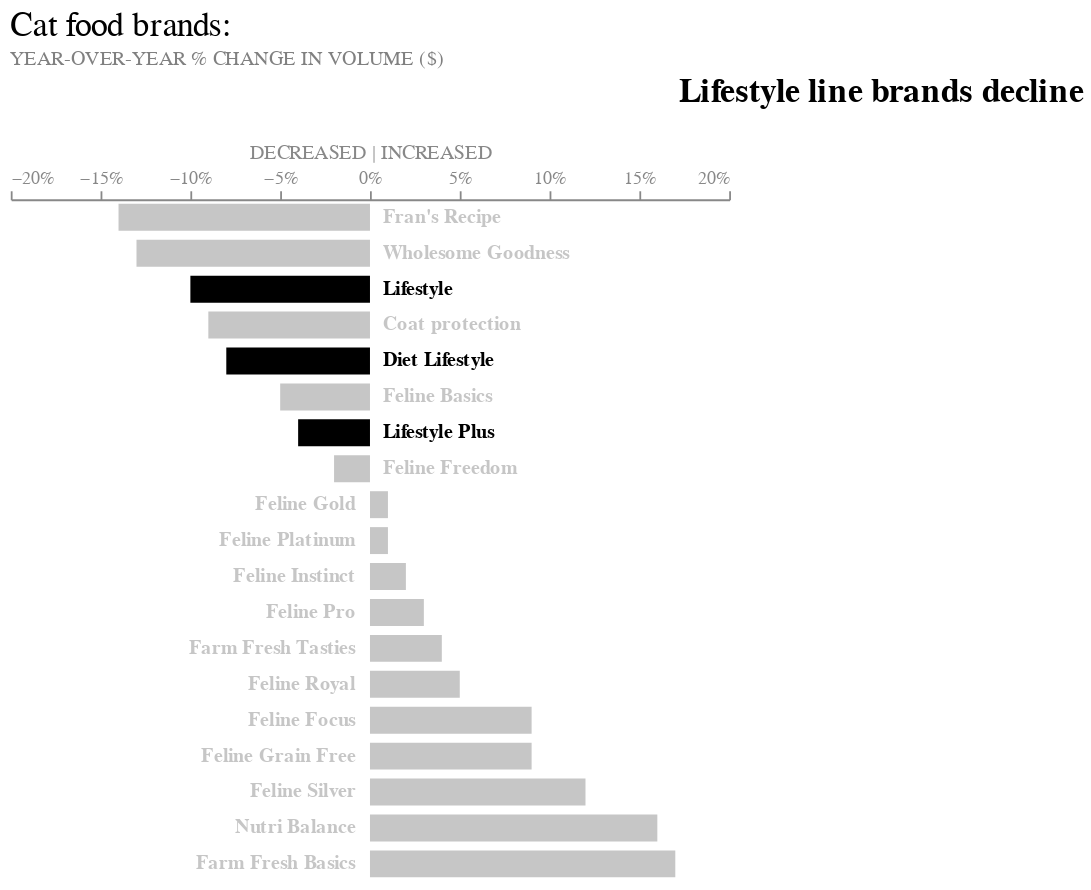

The notebook cell saved with this chart:
### Markdown cell above
### Highlight the Lifestyle brands

### Code cell
conditions = [
    f'datum.Brands == "{brand}"' for brand in table['Brands'] if 'Lifestyle' in brand
]

condition = f"({'|'.join(conditions)})"


chart_bw = alt.Chart(table).mark_bar( 
        size = 15
        ).encode(
    x = alt.X(
        "Change", 
        scale = alt.Scale(domain = [-0.20, 0.20]), 
        axis = alt.Axis(grid = False, orient = "top", 
                        labelColor = "#888888", titleColor = '#888888', 
                        titleFontWeight = 'normal', format = "%"),
        title = "DECREASED | INCREASED"
        ),
    y = alt.Y("Brands", sort = None, axis = None),
    color = alt.condition(condition,
                          alt.value('black'), alt.value('#c6c6c6'))
    )

chart = alt.Chart(
    table, title = alt.Title(
       "Cat food brands:",
       subtitle = "YEAR-OVER-YEAR % CHANGE IN VOLUME ($)",
       color = "black",
       subtitleColor = "gray",
       anchor = "start",
       fontSize = 19, 
       subtitleFontSize = 11,
       fontWeight = "normal"
       )
    ).mark_bar( 
        size = 15
        ).encode(
    x = alt.X(
        "Change", 
        scale = alt.Scale(domain = [-0.20, 0.20]), 
        axis = alt.Axis(grid = False, orient = "top", 
                        labelColor = "#888888", titleColor = '#888888', 
                        titleFontWeight = 'normal', format = "%"),
        title = "DECREASED | INCREASED"
        ),
    y = alt.Y("Brands", sort = None, axis = None),
    color = alt.condition("(datum.Brands == 'Lifestyle'|datum.Brands == 'Lifestyle Plus'|datum.Brands == 'Diet Lifestyle')",
                          alt.value('black'), alt.value('#c6c6c6'))
    )

label1_bw = alt.Chart(table.loc[table['Change'] < 0]).mark_text(align = 'left', fontWeight = 700).encode(
    x = alt.value(207),
    y = alt.Y('Brands', sort = None),
    text = alt.Text('Brands'),
    color = alt.condition(condition,
                          alt.value('black'), alt.value('#c6c6c6'))
    )

label2_bw = alt.Chart(table.loc[table['Change'] > 0]).mark_text(align = 'right', color = "#c6c6c6", fontWeight = 700).encode(
    x = alt.value(192),
    y = alt.Y('Brands', sort = None),
    text = alt.Text('Brands')
    )

title_bw = alt.Chart(
    {"values": [{"text":  [
        'Lifestyle line brands decline'
         ]}]}
).mark_text(size = 19, align = "left", dx = 172, dy = -250, fontWeight = 700, color = 'black').encode(
    text = "text:N"
)

(chart + label1_bw + label2_bw + title_bw).properties(width = 400).configure_view(stroke = None)

# Trying the "Cat food brands: " as a title and "Lifestyle line brands decline" as an add on didn't work

### Figure 1 — Vega-Lite specification as saved in the notebook (floating-point values rounded to 4 significant figures)
{"config": {"view": {"continuousWidth": 300, "continuousHeight": 300, "stroke": null}}, "layer": [{"data": {"name": "data-9ee411e192bdf834e5a77b44a346fa8f"}, "mark": {"type": "bar", "size": 15}, "encoding": {"color": {"condition": {"test": "(datum.Brands == 'Lifestyle'|datum.Brands == 'Lifestyle Plus'|datum.Brands == 'Diet Lifestyle')", "value": "black"}, "value": "#c6c6c6"}, "x": {"axis": {"format": "%", "grid": false, "labelColor": "#888888", "orient": "top", "titleColor": "#888888", "titleFontWeight": "normal"}, "field": "Change", "scale": {"domain": [-0.2, 0.2]}, "title": "DECREASED | INCREASED", "type": "quantitative"}, "y": {"axis": null, "field": "Brands", "sort": null, "type": "nominal"}}, "title": {"text": "Cat food brands:", "anchor": "start", "color": "black", "fontSize": 19, "fontWeight": "normal", "subtitle": "YEAR-OVER-YEAR % CHANGE IN VOLUME ($)", "subtitleColor": "gray", "subtitleFontSize": 11}}, {"data": {"name": "data-0cc3663d469e54c83c8449d2705bfe37"}, "mark": {"type": "text", "align": "left", "fontWeight": 700}, "encoding": {"color": {"condition": {"test": "(datum.Brands == \"Lifestyle\"|datum.Brands == \"Diet Lifestyle\"|datum.Brands == \"Lifestyle Plus\")", "value": "black"}, "value": "#c6c6c6"}, "text": {"field": "Brands", "type": "nominal"}, "x": {"value": 207}, "y": {"field": "Brands", "sort": null, "type": "nominal"}}}, {"data": {"name": "data-ec5f7c8dc3e548f95008aa754a246610"}, "mark": {"type": "text", "align": "right", "color": "#c6c6c6", "fontWeight": 700}, "encoding": {"text": {"field": "Brands", "type": "nominal"}, "x": {"value": 192}, "y": {"field": "Brands", "sort": null, "type": "nominal"}}}, {"data": {"name": "data-2750fc8342e1c69ffe882ae24c231e24"}, "mark": {"type": "text", "align": "left", "color": "black", "dx": 172, "dy": -250, "fontWeight": 700, "size": 19}, "encoding": {"text": {"field": "text", "type": "nominal"}}}], "width": 400, "$schema": "https://vega.github.io/schema/vega-lite/v5.15.1.json", "datasets": {"data-9ee411e192bdf834e5a77b44a346fa8f": [{"spacing for dot plot": 0, "Brands": "Fran's Recipe", "Change": -0.14}, {"spacing for dot plot": 1, "Brands": "Wholesome Goodness", "Change": -0.13}, {"spacing for dot plot": 2, "Brands": "Lifestyle", "Change": -0.1}, {"spacing for dot plot": 3, "Brands": "Coat protection", "Change": -0.09}, {"spacing for dot plot": 4, "Brands": "Diet Lifestyle", "Change": -0.08}, {"spacing for dot plot": 5, "Brands": "Feline Basics", "Change": -0.05}, {"spacing for dot plot": 6, "Brands": "Lifestyle Plus", "Change": -0.04}, {"spacing for dot plot": 7, "Brands": "Feline Freedom", "Change": -0.02}, {"spacing for dot plot": 8, "Brands": "Feline Gold", "Change": 0.01}, {"spacing for dot plot": 9, "Brands": "Feline Platinum", "Change": 0.01}, {"spacing for dot plot": 10, "Brands": "Feline Instinct", "Change": 0.02}, {"spacing for dot plot": 11, "Brands": "Feline Pro", "Change": 0.03}, {"spacing for dot plot": 12, "Brands": "Farm Fresh Tasties", "Change": 0.04}, {"spacing for dot plot": 13, "Brands": "Feline Royal", "Change": 0.05}, {"spacing for dot plot": 14, "Brands": "Feline Focus", "Change": 0.09}, {"spacing for dot plot": 15, "Brands": "Feline Grain Free", "Change": 0.09}, {"spacing for dot plot": 16, "Brands": "Feline Silver", "Change": 0.12}, {"spacing for dot plot": 17, "Brands": "Nutri Balance", "Change": 0.16}, {"spacing for dot plot": 18, "Brands": "Farm Fresh Basics", "Change": 0.17}], "data-0cc3663d469e54c83c8449d2705bfe37": [{"spacing for dot plot": 0, "Brands": "Fran's Recipe", "Change": -0.14}, {"spacing for dot plot": 1, "Brands": "Wholesome Goodness", "Change": -0.13}, {"spacing for dot plot": 2, "Brands": "Lifestyle", "Change": -0.1}, {"spacing for dot plot": 3, "Brands": "Coat protection", "Change": -0.09}, {"spacing for dot plot": 4, "Brands": "Diet Lifestyle", "Change": -0.08}, {"spacing for dot plot": 5, "Brands": "Feline Basics", "Change": -0.05}, {"spacing for dot plot": 6, "Brands": "Lifestyle Plus", "Change": -0.04}, {"spacing for dot plot": 7, "Brands": "Feline Freedom", "Change": -0.02}], "data-ec5f7c8dc3e548f95008aa754a246610": [{"spacing for dot plot": 8, "Brands": "Feline Gold", "Change": 0.01}, {"spacing for dot plot": 9, "Brands": "Feline Platinum", "Change": 0.01}, {"spacing for dot plot": 10, "Brands": "Feline Instinct", "Change": 0.02}, {"spacing for dot plot": 11, "Brands": "Feline Pro", "Change": 0.03}, {"spacing for dot plot": 12, "Brands": "Farm Fresh Tasties", "Change": 0.04}, {"spacing for dot plot": 13, "Brands": "Feline Royal", "Change": 0.05}, {"spacing for dot plot": 14, "Brands": "Feline Focus", "Change": 0.09}, {"spacing for dot plot": 15, "Brands": "Feline Grain Free", "Change": 0.09}, {"spacing for dot plot": 16, "Brands": "Feline Silver", "Change": 0.12}, {"spacing for dot plot": 17, "Brands": "Nutri Balance", "Change": 0.16}, {"spacing for dot plot": 18, "Brands": "Farm Fresh Basics", "Change": 0.17}], "data-2750fc8342e1c69ffe882ae24c231e24": [{"text": ["Lifestyle line brands decline"]}]}}
